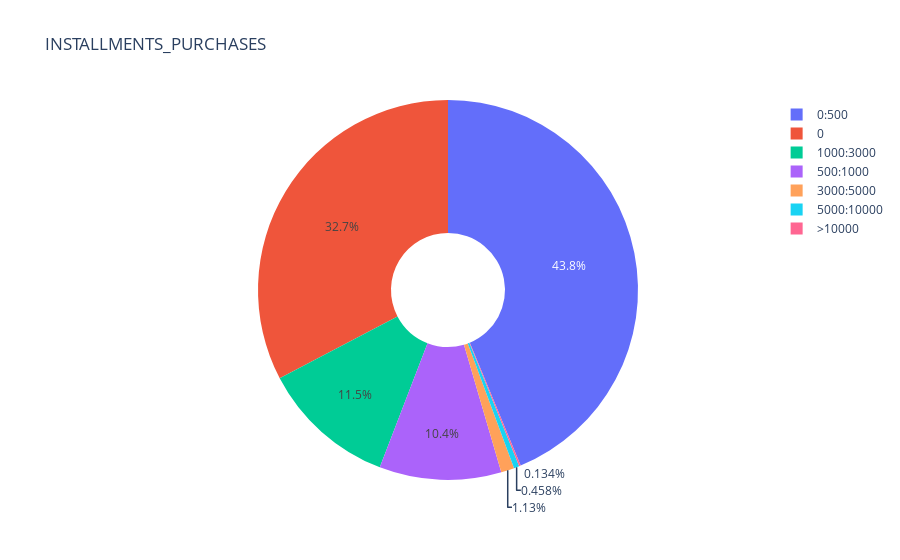

Notebook code for this chart:
### Code cell
fig = go.Figure(data=[go.Pie(labels=labels, values=data.INSTALLMENTS_PURCHASES_RANGE.value_counts(sort=False),hole = .3)])
fig.layout.update(title='INSTALLMENTS_PURCHASES')
iplot(fig)
plotly.offline.plot(fig,filename='pie_installment_purchase.html',config={'displayModeBar': False})

### Figure 1 — Plotly figure (JSON) as saved in the notebook; plotly's stock layout.template omitted (floating-point values rounded to 4 significant figures)
{"data": [{"hole": 0.3, "labels": ["0", "0:500", "500:1000", "1000:3000", "3000:5000", "5000:10000", ">10000"], "type": "pie", "values": [2925, 3916, 928, 1027, 101, 41, 12]}], "layout": {"title": {"text": "INSTALLMENTS_PURCHASES"}}}
